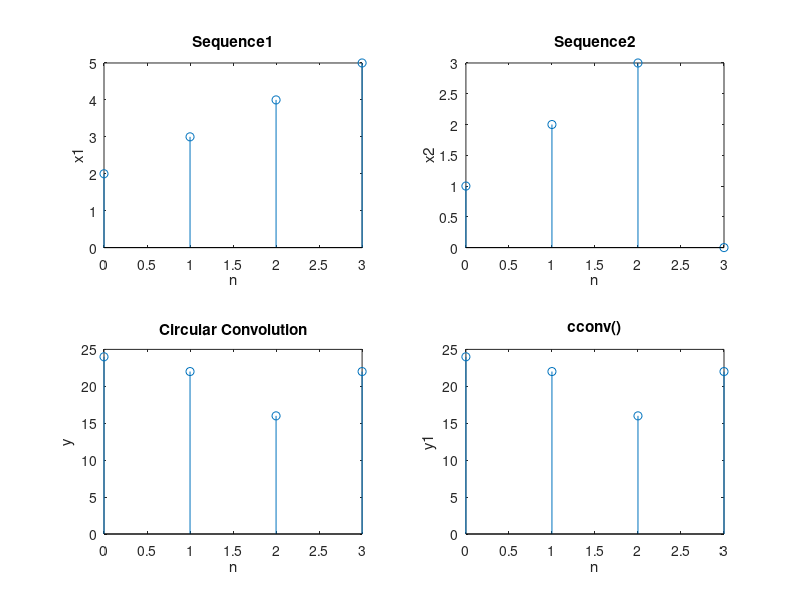

This figure's MATLAB source:
clc;clear all;
x = [2 3 4 5]; h = [1 2 3];
L = length(x); M = length(h);
N = max(L,M);
n = 0 : N-1;
x1 = [x zeros(1,N-L)];
h1 = [h zeros(1,N-M)];
x2 = [x1(1) fliplr(x1(2:end))];
y = zeros(1,N);
for i=1:N
    y(i) = x2*transpose(h1);
    x2 = [x2(end) x2(1:end-1)];
end
z = cconv(x1,h1,N);
subplot(2,2,1);stem(n,x1);title('Sequence1');xlabel('n');ylabel('x1');
subplot(2,2,2);stem(n,h1);title('Sequence2');xlabel('n');ylabel('x2');
subplot(2,2,3);stem(n,y);title('Circular Convolution');xlabel('n');ylabel('y');
subplot(2,2,4);stem(n,z);title('cconv()');xlabel('n');ylabel('y1');